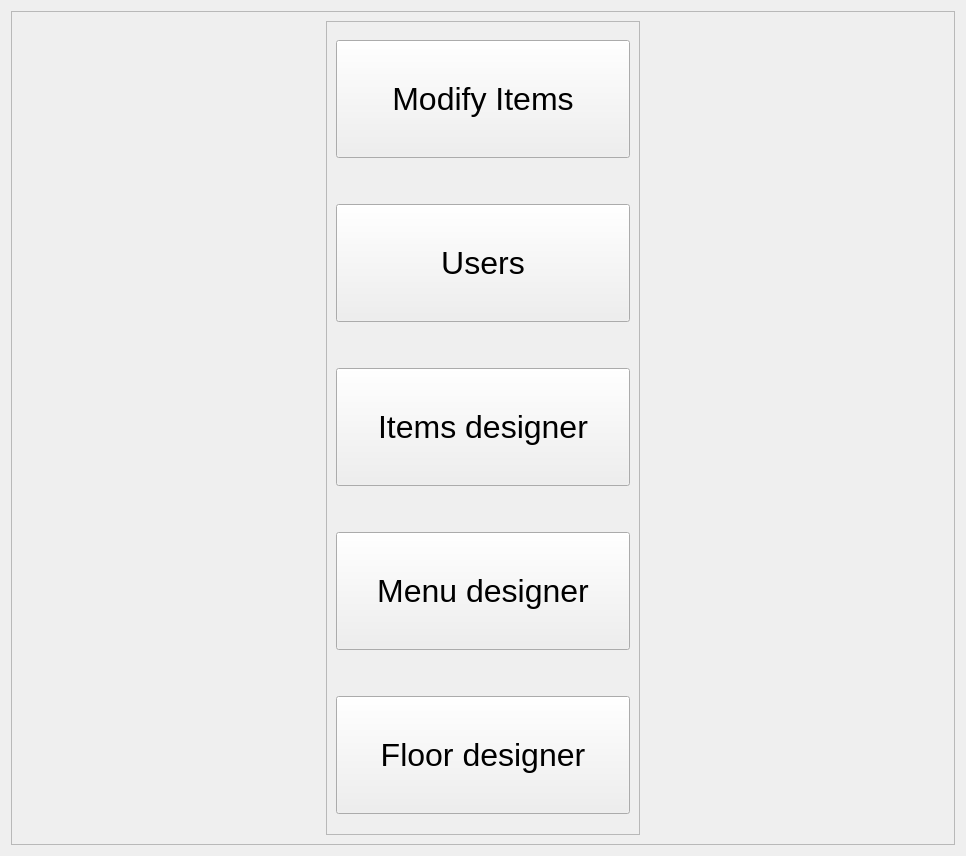
<?xml version="1.0" encoding="UTF-8"?>
<ui version="4.0">
 <class>settings</class>
 <widget class="QWidget" name="settings">
  <property name="geometry">
   <rect>
    <x>0</x>
    <y>0</y>
    <width>966</width>
    <height>856</height>
   </rect>
  </property>
  <property name="windowTitle">
   <string>Form</string>
  </property>
  <layout class="QGridLayout" name="gridLayout">
   <item row="0" column="0">
    <widget class="QFrame" name="frame">
     <property name="frameShape">
      <enum>QFrame::StyledPanel</enum>
     </property>
     <property name="frameShadow">
      <enum>QFrame::Raised</enum>
     </property>
     <layout class="QHBoxLayout" name="horizontalLayout">
      <item>
       <spacer name="horizontalSpacer">
        <property name="orientation">
         <enum>Qt::Horizontal</enum>
        </property>
        <property name="sizeHint" stdset="0">
         <size>
          <width>289</width>
          <height>20</height>
         </size>
        </property>
       </spacer>
      </item>
      <item>
       <widget class="QFrame" name="frame_2">
        <property name="frameShape">
         <enum>QFrame::StyledPanel</enum>
        </property>
        <property name="frameShadow">
         <enum>QFrame::Raised</enum>
        </property>
        <layout class="QVBoxLayout" name="verticalLayout">
         <property name="spacing">
          <number>37</number>
         </property>
         <property name="rightMargin">
          <number>9</number>
         </property>
         <item>
          <widget class="QPushButton" name="items_btn">
           <property name="font">
            <font>
             <pointsize>24</pointsize>
            </font>
           </property>
           <property name="styleSheet">
            <string notr="true">padding:40</string>
           </property>
           <property name="text">
            <string>Modify Items</string>
           </property>
          </widget>
         </item>
         <item>
          <widget class="QPushButton" name="add_users_btn">
           <property name="font">
            <font>
             <pointsize>24</pointsize>
            </font>
           </property>
           <property name="styleSheet">
            <string notr="true">padding:40</string>
           </property>
           <property name="text">
            <string>Users</string>
           </property>
          </widget>
         </item>
         <item>
          <widget class="QPushButton" name="add_buttons">
           <property name="font">
            <font>
             <pointsize>24</pointsize>
            </font>
           </property>
           <property name="styleSheet">
            <string notr="true">padding:40</string>
           </property>
           <property name="text">
            <string>Items designer</string>
           </property>
          </widget>
         </item>
         <item>
          <widget class="QPushButton" name="menu_designer">
           <property name="font">
            <font>
             <pointsize>24</pointsize>
            </font>
           </property>
           <property name="styleSheet">
            <string notr="true">padding:40</string>
           </property>
           <property name="text">
            <string>Menu designer</string>
           </property>
          </widget>
         </item>
         <item>
          <widget class="QPushButton" name="floor_design">
           <property name="font">
            <font>
             <pointsize>24</pointsize>
            </font>
           </property>
           <property name="styleSheet">
            <string notr="true">padding:40</string>
           </property>
           <property name="text">
            <string>Floor designer</string>
           </property>
          </widget>
         </item>
        </layout>
       </widget>
      </item>
      <item>
       <spacer name="horizontalSpacer_2">
        <property name="orientation">
         <enum>Qt::Horizontal</enum>
        </property>
        <property name="sizeHint" stdset="0">
         <size>
          <width>288</width>
          <height>20</height>
         </size>
        </property>
       </spacer>
      </item>
     </layout>
    </widget>
   </item>
  </layout>
 </widget>
 <resources/>
 <connections/>
</ui>
